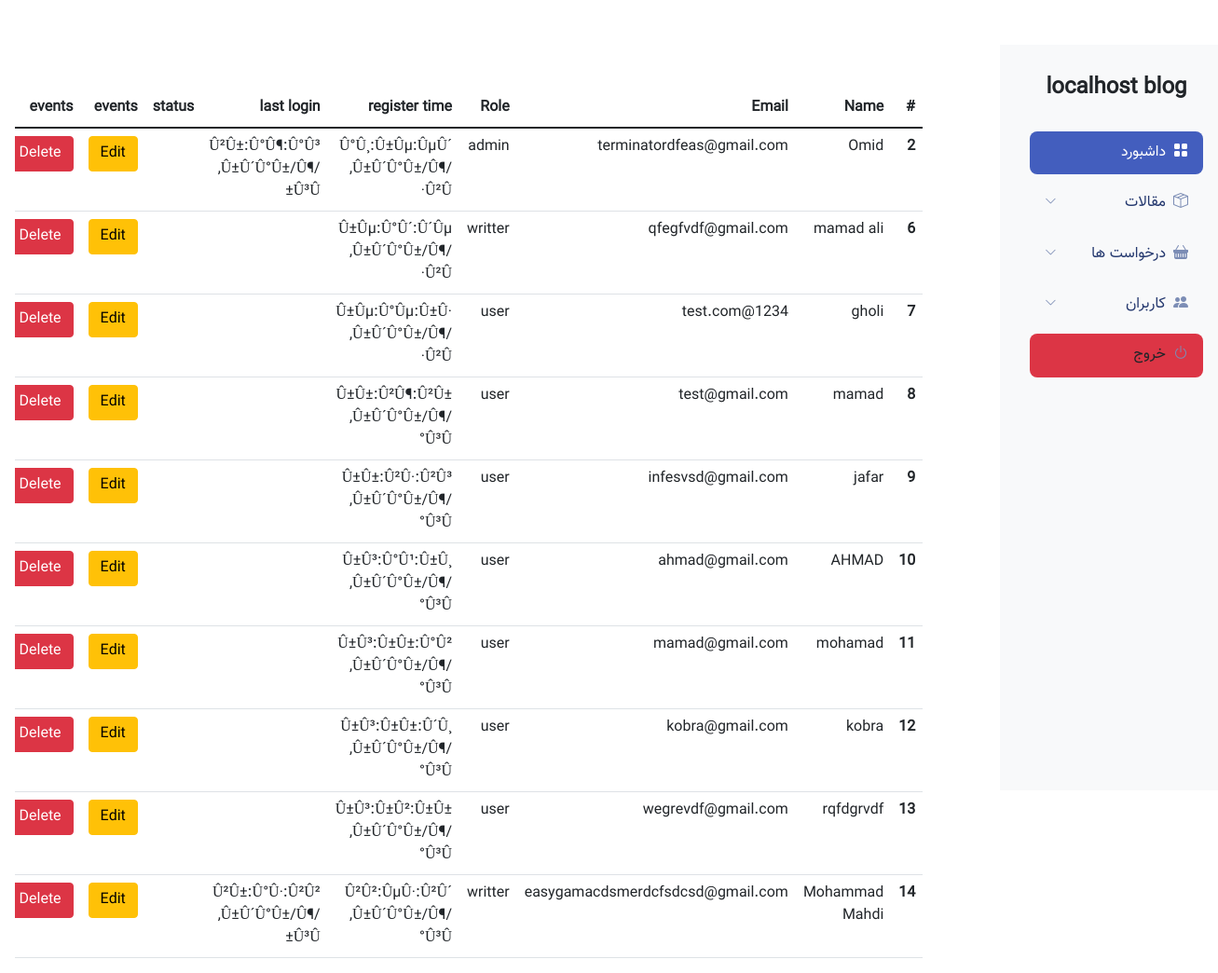
Page /app/panel/index.php?event=users (signed in) on the committed database.
### tables this page shows
CREATE TABLE `users` (
  `ID` int(11) NOT NULL,
  `Name` varchar(255) NOT NULL,
  `Email` varchar(255) NOT NULL,
  `Password` varchar(255) NOT NULL,
  `Role` int(3) NOT NULL,
  `create_time` varchar(255) DEFAULT NULL,
  `last_login` varchar(255) DEFAULT NULL,
  `status` int(1) NOT NULL DEFAULT '0',
  `Edited_by` int(11) DEFAULT NULL,
  `creator` varchar(255) NOT NULL
);

### app/panel/index.php (the view, shortened to what this page needs)
<?php
include '../models/Connect.php';
?>
<!DOCTYPE html>
<html lang="fa" dir="rtl">
<head>
    <link rel="stylesheet" href="https://cdn.jsdelivr.net/npm/bootstrap@5.1.1/dist/css/bootstrap.rtl.min.css"
>
    <link rel="stylesheet" href="https://cdn.jsdelivr.net/npm/bootstrap-icons@1.5.0/font/bootstrap-icons.css">
    <link rel="stylesheet" href="/blog/public/styles/css/main.css">
</head>
<body>
    <section x-data="toggleSidebar" class="bg-info">
        <section x-cloak class="sidebar bg-light" :class="open || 'inactive'">
            <div class="d-flex align-items-center justify-content-between justify-content-lg-center">
                <h4 class="fw-bold">localhost blog</h4>
            </div>
            <div class="mt-4">
                <ul class="list-unstyled">
                    <li class="sidebar-item active">
                        <a class="sidebar-link" href="./index.php">
                            <i class="me-2 bi bi-grid-fill"></i>
                            <span>داشبورد</span>
                        </a>
                    </li>
                   <?php if($_SESSION['user']['role'] > 1){?>
                    <li x-data="dropdown" class="sidebar-item">
                        <div @click="toggle" class="sidebar-link">
                            <i class="me-2 bi bi-box-seam"></i>
                            <span>مقالات</span>
                            <i class="ms-auto bi bi-chevron-down"></i>
                        </div>
                    </li>
                    <?php }?>
                    <?php if($_SESSION['user']['role'] >= 10){?>
                        <li x-data="dropdown" class="sidebar-item">
                        <div @click="toggle" class="sidebar-link">
                            <i class="me-2 bi bi-basket-fill"></i>
                            <span>درخواست ها</span>
                            <i class="ms-auto bi bi-chevron-down"></i>
                        </div>
                    </li>
                    <li x-data="dropdown" class="sidebar-item">
                        <div @click="toggle" class="sidebar-link">
                            <i class="me-2 bi bi-people-fill"></i>
                            <span>کاربران</span>
                            <i class="ms-auto bi bi-chevron-down"></i>
                        </div>
                    </li>
                    <?php }?>
                    <li x-data="dropdown" class="sidebar-item">
                        <div @click="toggle" class="sidebar-link btn-danger">
                            <i class="me-2 bi bi-power"></i>
                            <a class="nav-link text-body p-0 m-0" href="./index.php?event=sign_out">
                            <span> خروج</span>
                            </a>
                        </div>
                    </li>
                </ul>
            </div>
        </section>
    </section>
    <?php if(isset($_GET['event']) & $_SESSION['user']['role'] >= 10){
            if($_GET['event'] === 'users'){?>
            <div class="row mt-5 justify-content-center">
                <div class="col-6 mt-5">
                <table class="table">
  <thead>
    <tr>
      <th scope="col">#</th>
      <th scope="col">Name</th>
      <th scope="col">Email</th>
      <th scope="col">Role</th>
      <th scope="col">register time</th>
      <th scope="col">last login</th>
      <th scope="col">status</th>
      <th scope="col">events</th>
      <th scope="col">events</th>
    </tr>
  </thead>
  <tbody>
    <?php
        $result = $connection->query("SELECT * FROM users");
        if($result->num_rows > 0){
            while($users = $result->fetch_assoc()){
    ?>
  <tr>
      <th scope="row"><?php echo $users['ID'];?></th>
      <td><?php echo $users['Name']; ?></td>
      <td><?php echo $users['Email']; ?></td>
        <td><?php
        if($users['Role'] == 1){
            echo "user";
        }elseif ($users['Role'] > 1 & $users['Role'] <10){
            echo "writter";
        }elseif($users['Role'] >= 10) {
            echo "admin";
        }
        ?></td>
      <td><?php echo $users['create_time']; ?></td>
      <td><?php echo $users['last_login']; ?></td>
      <td><?php $users['status'] === 0?"offline":"online"; ?></td>
      <td>
        <a class="btn btn-warning" href="./event.php?event=edit&id=<?php echo $users['ID'];?>">Edit</a>
      </td>
      <td>
      <a class="btn btn-danger" href="./event.php?event=delete&id=<?php echo $users['ID'];?>">Delete</a>
      </td>
    </tr>
        <?php }}?>
    </tbody>
</table>
                </div>
            </div>
            <?php }}?>
</body>
</html>

### public/styles/css/main.css (style rules this page uses)
body { font-family: "Vazir" !important; }
.sidebar { width: 250px; height: 100vh; position: fixed; background-color: white; transition: all 0.5s ease-out; padding: 2rem; overflow-y: hidden; z-index: 99; }
.sidebar .sidebar-item { margin-top: 0.5rem; }
.sidebar .sidebar-item .sidebar-link { text-decoration: none; color: #25396f; padding: 0.7rem 1rem; display: flex; align-items: center; border-radius: 0.5rem; transition: all 0.5s; }
.sidebar .sidebar-item .sidebar-link i { color: #7c8db5; }
.sidebar .sidebar-item .sidebar-link { cursor: pointer; }
.sidebar .sidebar-item.active .sidebar-link { background-color: #435ebe; color: #fff; }
.sidebar .sidebar-item.active .sidebar-link i { color: #fff; }
.sidebar .sidebar-item .bi-chevron-down { font-size: 0.8rem; }

### rows in the picture
users: Name "Omid", Email "terminatordfeas@gmail.com", Role "admin", create_time "Û°Û¸:Û±Ûµ:ÛµÛ´ ,Û±Û´Û°Û±/Û¶/Û²Û·", last_login "Û²Û±:Û°Û¶:Û°Û³ ,Û±Û´Û°Û±/Û¶/Û³Û±"
users: Name "mamad ali", Email "qfegfvdf@gmail.com", Role "writter", create_time "Û±Ûµ:Û°Û´:Û´Ûµ ,Û±Û´Û°Û±/Û¶/Û²Û·"
users: Name "gholi", Email "1234@test.com", Role "user", create_time "Û±Ûµ:Û°Ûµ:Û±Û· ,Û±Û´Û°Û±/Û¶/Û²Û·"
users: Name "mamad", Email "test@gmail.com", Role "user", create_time "Û±Û±:Û²Û¶:Û²Û± ,Û±Û´Û°Û±/Û¶/Û³Û°"
users: Name "jafar", Email "infesvsd@gmail.com", Role "user", create_time "Û±Û±:Û²Û·:Û²Û³ ,Û±Û´Û°Û±/Û¶/Û³Û°"
users: ID "10", Name "AHMAD", Email "ahmad@gmail.com", Role "user", create_time "Û±Û³:Û°Û¹:Û±Û¸ ,Û±Û´Û°Û±/Û¶/Û³Û°"
users: ID "11", Name "mohamad", Email "mamad@gmail.com", Role "user", create_time "Û±Û³:Û±Û±:Û°Û² ,Û±Û´Û°Û±/Û¶/Û³Û°"
users: ID "12", Name "kobra", Email "kobra@gmail.com", Role "user", create_time "Û±Û³:Û±Û±:Û´Û¸ ,Û±Û´Û°Û±/Û¶/Û³Û°"
users: ID "13", Name "rqfdgrvdf", Email "wegrevdf@gmail.com", Role "user", create_time "Û±Û³:Û±Û²:Û±Û± ,Û±Û´Û°Û±/Û¶/Û³Û°"
users: ID "14", Name "Mohammad Mahdi", Email "easygamacdsmerdcfsdcsd@gmail.com", Role "writter", create_time "Û²Û²:ÛµÛ·:Û²Û´ ,Û±Û´Û°Û±/Û¶/Û³Û°", last_login "Û²Û±:Û°Û·:Û²Û² ,Û±Û´Û°Û±/Û¶/Û³Û±"
